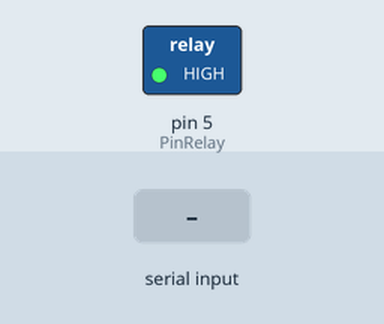
This sketch was run on a simulated Arduino Uno, built with avr-gcc and run on an emulated ATmega328P. Shown: switched loads named in the sketch (green lamp = pin HIGH). Inputs (shaded band) come from the test bench. What the sketch prints to the serial monitor is not drawn.

Above: at 2.2 s.
2.3 s: "+\n" received over the second serial link
At 16.8 s:
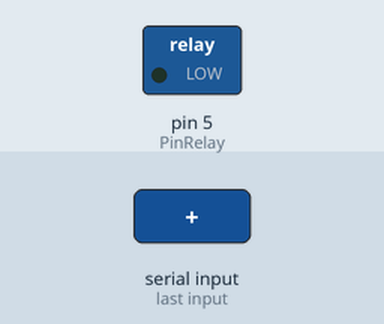
Timing chart, 0 to 17.9 s (numbered marks = the images above; inputs shaded):
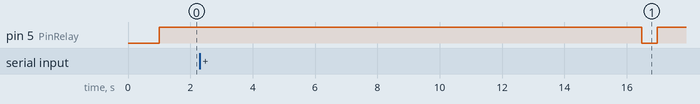

Measured:
- after the input at 2.3 s, pin 5 (PinRelay): HIGH → LOW after 14.2 s, → HIGH 0.50 s later

The sketch:

SerialTxRxTeclado.ino
```cpp
#include <SoftwareSerial.h>
// meaningful constants
byte SC_A = 0x04;              byte SC_SPACE = 0x2c;            byte KEY_LEFT_SHIFT = 0x02;
byte SC_B = 0x05;              byte SC_ENTER = 0x58;            byte MOD_CTRL = 0x10;
byte SC_C = 0x06;              byte SC_BCKSPC = 0x2a;
byte SC_D = 0x07;              byte SC_TAB = 0x2b;
byte SC_E = 0x08;              byte SC_ESCAPE = 0x29;
byte SC_F = 0x09;              byte SC_ESC = 0x29;
byte SC_G = 0x0a;              byte SC_RIGHT_ARROW = 0xef;
byte SC_H = 0x0b;              byte SC_LEFT_ARROW = 0x50;
byte SC_I = 0x0c;              byte SC_DOWN_ARROW = 0x51;
byte SC_J = 0x0d;              byte SC_UP_ARROW = 0x52;
byte SC_K = 0x0e;              byte SC_NUM_1 = 0x1e;
byte SC_L = 0x0f;              byte SC_NUM_2 = 0x1f;
byte SC_M = 0x10;              byte SC_NUM_3 = 0x20;
byte SC_N = 0x11;              byte SC_NUM_4 = 0x21;
byte SC_O = 0x12;
byte SC_P = 0x13;
byte SC_Q = 0x14;
byte SC_R = 0x15;
byte SC_S = 0x16;
byte SC_T = 0x17;
byte SC_U = 0x18;
byte SC_V = 0x19;
byte SC_W = 0x1a;
byte SC_X = 0x1b;
byte SC_Y = 0x1c;
byte SC_Z = 0x1d;


SoftwareSerial Input(10, 11); // RX, TX
uint8_t buf[8] = { 0 };
int PinRelay = 5;
int CurrentSeconds = 0;
int SiguienteVuelta = 0;
char *password = "11234";
void setup()
{
  // open hardware serial, TX = 1, RX = 0
  Serial.begin(9600);
  Input.begin(9600);
  delay(1000); // delay 1s to stabilize serial ports
  Input.write("Listo\n");
  pinMode(PinRelay, OUTPUT);
  digitalWrite(PinRelay, HIGH);
}

void loop()
{
  CurrentSeconds = millis() / 1000;
  if (Input.available()) {
    Input.write("Mensaje recibido\n");
    String entrada = Input.readStringUntil('\n');
    char *text = entrada.c_str();
    if (CurrentSeconds > SiguienteVuelta) {
      SiguienteVuelta = CurrentSeconds + 60;
      BorrarRuta();
      AgregarRuta();
      Escribir(text); //OK
      Escribir("+1+1+1+");
      Input.write("Reiniciando letrero.\n");
      digitalWrite(PinRelay, LOW);
      delay(500);
      digitalWrite(PinRelay, HIGH);
    }
  }
}

void Escribir(char *str) {
  ///ya funciona
  Input.write("Escribiendo...");
  Input.write(*str);
  Input.write("\n");

  char *chp = str;
  //delay(5000);
  while (*chp) {
    delay(250);
    if ((*chp >= 'a') && (*chp <= 'z')) {
      buf[2] = *chp - 'a' + 4;
    } else if ((*chp >= 'A') && (*chp <= 'Z')) {
      buf[0] = KEY_LEFT_SHIFT; // Caps
      buf[2] = *chp - 'A' + 4;
    } else {
      switch (*chp) {
        case ' ':
          buf[2] = 0x2c; // Space
          break;
        case '+':
          buf[2] = SC_ENTER;
          break;
        case '*':
          buf[2] = SC_DOWN_ARROW;
          break;
        case '-':
          buf[2] = 0x2d;
          break;
        case '1':
          buf[2] = SC_NUM_1;
          break;
        case '2':
          buf[2] = SC_NUM_2;
          break;
        case '3':
          buf[2] = SC_NUM_3;
          break;
        case '4':
          buf[2] = SC_NUM_4;
          break;
        default:
          /* Character not handled. To do: add rest of chars from HUT1_11.pdf */
          //buf[2] = 0x37; // Period "."
          break;
      }
    }

    Serial.write(buf, 8); // Send keypress
    Input.write(buf, 8);
    buf[0] = 0;
    buf[2] = 0;
    Input.write(buf, 8);
    Serial.write(buf, 8); // Release key
    chp++;
    delay(200);
  }
}


void BorrarRuta() {
  Input.write("Borrando ruta\n");
  Escribir("111234");
  Escribir("+++++");
}

void AgregarRuta() {
  Input.write("Agregando Ruta\n");
  Escribir(password);
  Escribir("++**++");
}
```
